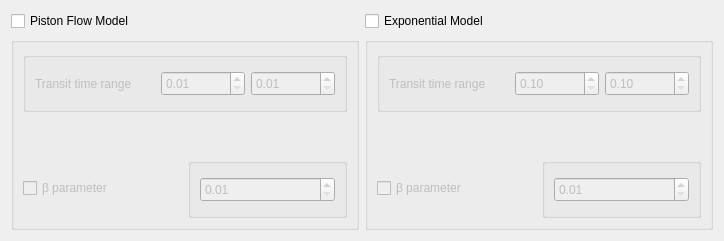
            <widget class="QWidget" name="widget">
             <attribute name="title">
              <string>1 parameter</string>
             </attribute>
             <layout class="QGridLayout" name="gridLayout_5">
              <item row="0" column="0">
               <layout class="QHBoxLayout" name="horizontalLayout_48">
                <item>
                 <widget class="QCheckBox" name="PFMcheckBox">
                  <property name="text">
                   <string>Piston Flow Model</string>
                  </property>
                 </widget>
                </item>
                <item>
                 <widget class="QLabel" name="PFMwrnLabel">
                  <property name="text">
                   <string/>
                  </property>
                 </widget>
                </item>
               </layout>
              </item>
              <item row="0" column="1">
               <layout class="QHBoxLayout" name="horizontalLayout_26">
                <item>
                 <widget class="QCheckBox" name="EMcheckBox">
                  <property name="text">
                   <string>Exponential Model</string>
                  </property>
                 </widget>
                </item>
                <item>
                 <widget class="QLabel" name="EMwrnLabel">
                  <property name="whatsThis">
                   <string>&lt;html&gt;&lt;head/&gt;&lt;body&gt;&lt;p align=&quot;center&quot;&gt;&lt;br/&gt;&lt;/p&gt;&lt;/body&gt;&lt;/html&gt;</string>
                  </property>
                  <property name="text">
                   <string/>
                  </property>
                  <property name="alignment">
                   <set>Qt::AlignCenter</set>
                  </property>
                 </widget>
                </item>
               </layout>
              </item>
              <item row="1" column="0">
               <widget class="QGroupBox" name="PFM_GroupBox">
                <property name="enabled">
                 <bool>false</bool>
                </property>
                <property name="minimumSize">
                 <size>
                  <width>40</width>
                  <height>100</height>
                 </size>
                </property>
                <property name="title">
                 <string/>
                </property>
                <layout class="QVBoxLayout" name="verticalLayout">
                 <item>
                  <layout class="QHBoxLayout" name="horizontalLayout_4">
                   <item>
                    <widget class="QGroupBox" name="PFM_timeGroupBox">
                     <property name="enabled">
                      <bool>false</bool>
                     </property>
                     <property name="minimumSize">
                      <size>
                       <width>0</width>
                       <height>60</height>
                      </size>
                     </property>
                     <property name="locale">
                      <locale language="English" country="UnitedKingdom"/>
                     </property>
                     <property name="title">
                      <string/>
                     </property>
                     <layout class="QHBoxLayout" name="horizontalLayout_19">
                      <item>
                       <widget class="QLabel" name="PFM_timeLabel">
                        <property name="minimumSize">
                         <size>
                          <width>120</width>
                          <height>0</height>
                         </size>
                        </property>
                        <property name="text">
                         <string>Transit time range</string>
                        </property>
                       </widget>
                      </item>
                      <item>
                       <widget class="QDoubleSpinBox" name="PFM_timeDoubleSpinBox_1">
                        <property name="minimumSize">
                         <size>
                          <width>60</width>
                          <height>25</height>
                         </size>
                        </property>
                        <property name="locale">
                         <locale language="English" country="UnitedStates"/>
                        </property>
                        <property name="inputMethodHints">
                         <set>Qt::ImhNone</set>
                        </property>
                        <property name="suffix">
                         <string/>
                        </property>
                        <property name="minimum">
                         <double>0.010000000000000</double>
                        </property>
                        <property name="maximum">
                         <double>1000000.000000000000000</double>
                        </property>
                        <property name="singleStep">
                         <double>0.010000000000000</double>
                        </property>
                       </widget>
                      </item>
                      <item>
                       <widget class="QDoubleSpinBox" name="PFM_timeDoubleSpinBox_2">
                        <property name="minimumSize">
                         <size>
                          <width>60</width>
                          <height>25</height>
                         </size>
                        </property>
                        <property name="suffix">
                         <string notr="true"/>
                        </property>
                        <property name="minimum">
                         <double>0.010000000000000</double>
                        </property>
                        <property name="maximum">
                         <double>1000000.000000000000000</double>
                        </property>
                        <property name="singleStep">
                         <double>0.010000000000000</double>
                        </property>
                       </widget>
                      </item>
                     </layout>
                    </widget>
                   </item>
                  </layout>
                 </item>
                 <item>
                  <spacer name="verticalSpacer">
                   <property name="orientation">
                    <enum>Qt::Vertical</enum>
                   </property>
                   <property name="sizeHint" stdset="0">
                    <size>
                     <width>20</width>
                     <height>40</height>
                    </size>
                   </property>
                  </spacer>
                 </item>
                 <item>
                  <layout class="QHBoxLayout" name="horizontalLayout_13">
                   <item>
                    <widget class="QCheckBox" name="PFM_betaCheckBox">
                     <property name="text">
                      <string>β parameter</string>
                     </property>
                    </widget>
                   </item>
                   <item>
                    <widget class="QGroupBox" name="PFM_betaGroupBox">
                     <property name="enabled">
                      <bool>false</bool>
                     </property>
                     <property name="minimumSize">
                      <size>
                       <width>0</width>
                       <height>60</height>
                      </size>
                     </property>
                     <property name="title">
                      <string/>
                     </property>
                     <layout class="QHBoxLayout" name="horizontalLayout_18">
                      <item>
                       <widget class="QDoubleSpinBox" name="PFM_betaDoubleSpinBox">
                        <property name="minimumSize">
                         <size>
                          <width>0</width>
                          <height>25</height>
                         </size>
                        </property>
                        <property name="locale">
                         <locale language="English" country="UnitedStates"/>
                        </property>
                        <property name="suffix">
                         <string/>
                        </property>
                        <property name="minimum">
                         <double>0.010000000000000</double>
                        </property>
                        <property name="maximum">
                         <double>1.000000000000000</double>
                        </property>
                        <property name="singleStep">
                         <double>0.010000000000000</double>
                        </property>
                       </widget>
                      </item>
                     </layout>
                    </widget>
                   </item>
                  </layout>
                 </item>
                </layout>
               </widget>
              </item>
              <item row="1" column="1">
               <widget class="QGroupBox" name="EM_GroupBox">
                <property name="enabled">
                 <bool>false</bool>
                </property>
                <property name="minimumSize">
                 <size>
                  <width>0</width>
                  <height>100</height>
                 </size>
                </property>
                <property name="title">
                 <string/>
                </property>
                <layout class="QVBoxLayout" name="verticalLayout_4">
                 <item>
                  <layout class="QHBoxLayout" name="horizontalLayout_11">
                   <item>
                    <widget class="QGroupBox" name="EM_timeGroupBox">
                     <property name="enabled">
                      <bool>false</bool>
                     </property>
                     <property name="minimumSize">
                      <size>
                       <width>0</width>
                       <height>60</height>
                      </size>
                     </property>
                     <property name="title">
                      <string/>
                     </property>
                     <layout class="QHBoxLayout" name="horizontalLayout_24">
                      <item>
                       <widget class="QLabel" name="EM_timeLabel">
                        <property name="minimumSize">
                         <size>
                          <width>120</width>
                          <height>0</height>
                         </size>
                        </property>
                        <property name="text">
                         <string>Transit time range</string>
                        </property>
                       </widget>
                      </item>
                      <item>
                       <widget class="QDoubleSpinBox" name="EM_timeDoubleSpinBox_1">
                        <property name="minimumSize">
                         <size>
                          <width>60</width>
                          <height>25</height>
                         </size>
                        </property>
                        <property name="locale">
                         <locale language="English" country="UnitedStates"/>
                        </property>
                        <property name="suffix">
                         <string notr="true"/>
                        </property>
                        <property name="minimum">
                         <double>0.100000000000000</double>
                        </property>
                        <property name="maximum">
                         <double>1000000.000000000000000</double>
                        </property>
                        <property name="singleStep">
                         <double>0.010000000000000</double>
                        </property>
                       </widget>
                      </item>
                      <item>
                       <widget class="QDoubleSpinBox" name="EM_timeDoubleSpinBox_2">
                        <property name="minimumSize">
                         <size>
                          <width>60</width>
                          <height>25</height>
                         </size>
                        </property>
                        <property name="locale">
                         <locale language="English" country="UnitedStates"/>
                        </property>
                        <property name="suffix">
                         <string notr="true"/>
                        </property>
                        <property name="minimum">
                         <double>0.100000000000000</double>
                        </property>
                        <property name="maximum">
                         <double>1000000.000000000000000</double>
                        </property>
                        <property name="singleStep">
                         <double>0.010000000000000</double>
                        </property>
                       </widget>
                      </item>
                     </layout>
                    </widget>
                   </item>
                  </layout>
                 </item>
                 <item>
                  <spacer name="verticalSpacer_2">
                   <property name="orientation">
                    <enum>Qt::Vertical</enum>
                   </property>
                   <property name="sizeHint" stdset="0">
                    <size>
                     <width>20</width>
                     <height>40</height>
                    </size>
                   </property>
                  </spacer>
                 </item>
                 <item>
                  <layout class="QHBoxLayout" name="horizontalLayout_12">
                   <item>
                    <widget class="QCheckBox" name="EM_betaCheckBox">
                     <property name="text">
                      <string>β parameter</string>
                     </property>
                    </widget>
                   </item>
                   <item>
                    <widget class="QGroupBox" name="EM_betaGroupBox">
                     <property name="enabled">
                      <bool>false</bool>
                     </property>
                     <property name="minimumSize">
                      <size>
                       <width>60</width>
                       <height>60</height>
                      </size>
                     </property>
                     <property name="title">
                      <string/>
                     </property>
                     <layout class="QHBoxLayout" name="horizontalLayout_23">
                      <item>
                       <widget class="QDoubleSpinBox" name="EM_betaDoubleSpinBox">
                        <property name="minimumSize">
                         <size>
                          <width>90</width>
                          <height>25</height>
                         </size>
                        </property>
                        <property name="locale">
                         <locale language="English" country="UnitedStates"/>
                        </property>
                        <property name="suffix">
                         <string notr="true"/>
                        </property>
                        <property name="minimum">
                         <double>0.010000000000000</double>
                        </property>
                        <property name="maximum">
                         <double>1.000000000000000</double>
                        </property>
                        <property name="singleStep">
                         <double>0.010000000000000</double>
                        </property>
                       </widget>
                      </item>
                     </layout>
                    </widget>
                   </item>
                  </layout>
                 </item>
                </layout>
               </widget>
              </item>
             </layout>
            </widget>
